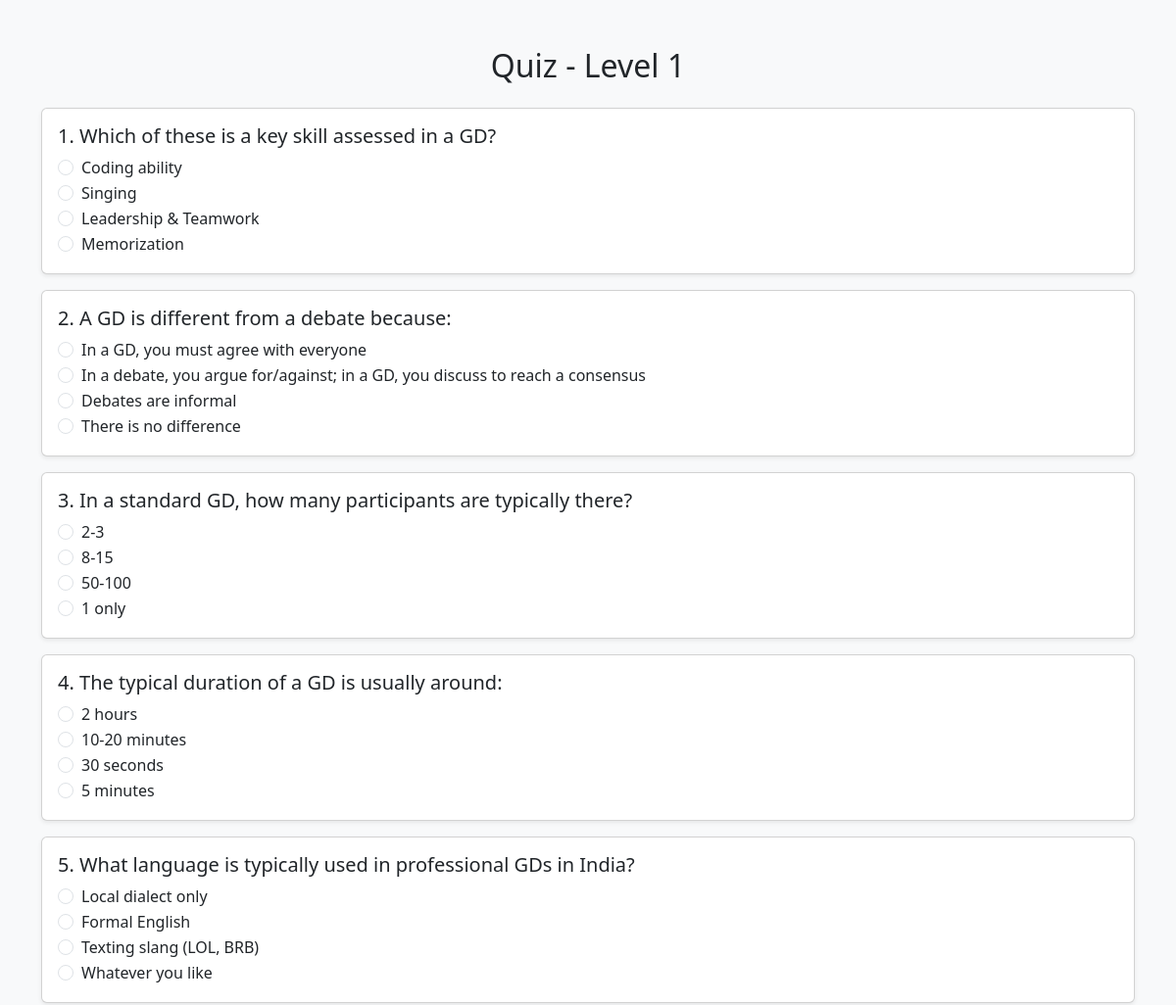
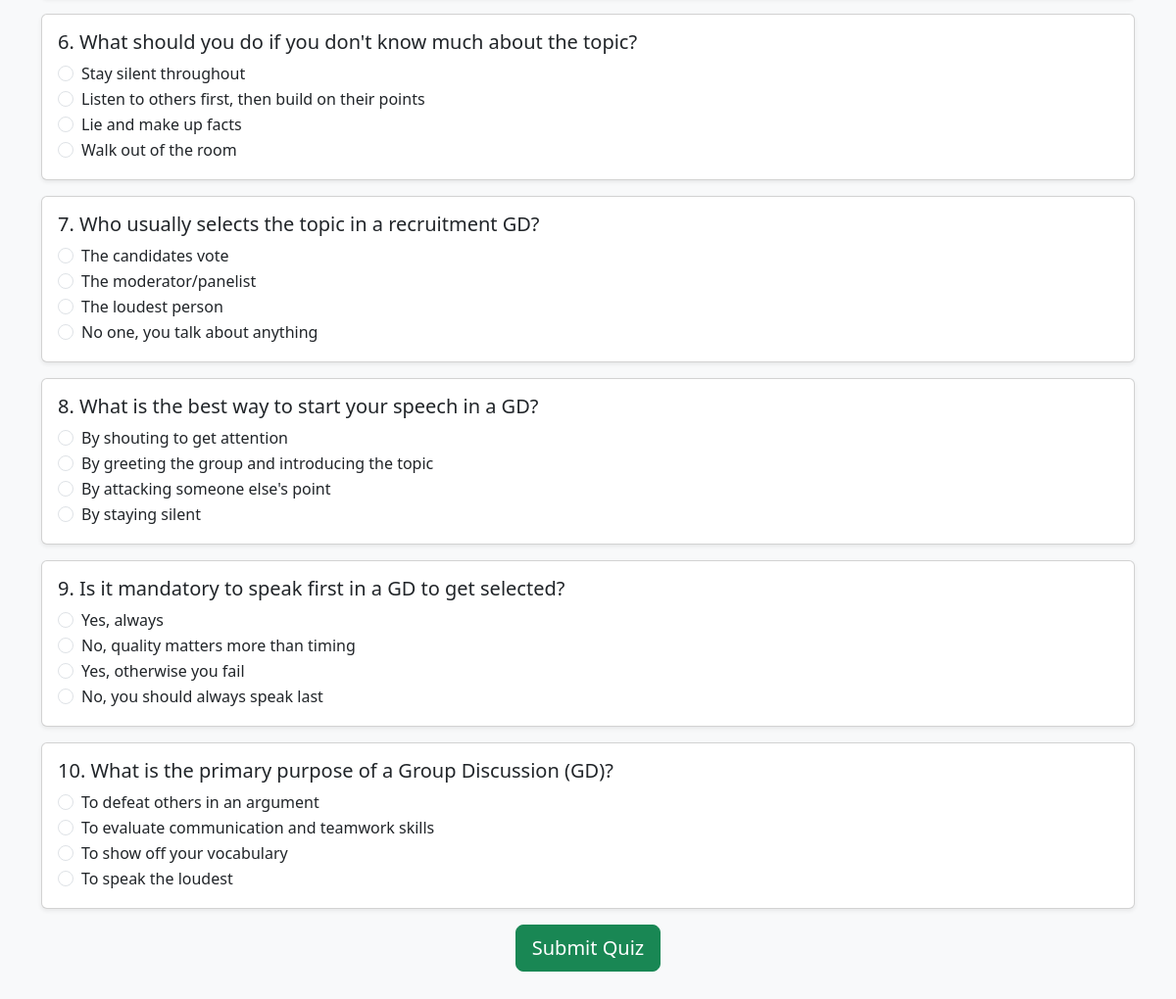
Page /take_quiz.php?level=1 (signed in) on the committed database (2 pictures, top to bottom).
### tables this page shows
CREATE TABLE `quiz_questions` (
  `id` int(11) NOT NULL,
  `level_id` int(11) NOT NULL,
  `question` text NOT NULL,
  `option_a` varchar(255) DEFAULT NULL,
  `option_b` varchar(255) DEFAULT NULL,
  `option_c` varchar(255) DEFAULT NULL,
  `option_d` varchar(255) DEFAULT NULL,
  `correct_option` char(1) DEFAULT NULL
);

### take_quiz.php (the view, shortened to what this page needs)
<?php
include "connection.php";
$level_id = intval($_GET['level']);
$q_sql = "SELECT * FROM quiz_questions WHERE level_id=$level_id ORDER BY RAND() LIMIT 10";
$q_res = mysqli_query($conn, $q_sql);
$questions = [];
while ($row = mysqli_fetch_assoc($q_res)) {
    $questions[] = $row;
}
?>
<!DOCTYPE html>
<html>
<head>
    <link href="https://cdn.jsdelivr.net/npm/bootstrap@5.3.0/dist/css/bootstrap.min.css" rel="stylesheet">
</head>
<body class="bg-light">
<div class="container my-5">
    <h2 class="text-center mb-4">Quiz - Level <?php echo $level_id; ?></h2>
    <form method="POST">
        <?php foreach ($questions as $index => $q) { ?>
            <div class="card mb-3 shadow-sm">
                <div class="card-body">
                    <h5><?php echo ($index+1) . ". " . htmlspecialchars($q['question']); ?></h5>
                    <?php foreach (['A','B','C','D'] as $opt) {
                        $field = 'option_' . strtolower($opt); ?>
                        <div class="form-check">
                            <input class="form-check-input" type="radio"
                                   name="answers[<?php echo $q['id']; ?>]"
                                   value="<?php echo $opt; ?>" id="q<?php echo $q['id'].$opt; ?>">
                            <label class="form-check-label" for="q<?php echo $q['id'].$opt; ?>">
                                <?php echo htmlspecialchars($q[$field]); ?>
                            </label>
                        </div>
                    <?php } ?>
                </div>
            </div>
        <?php } ?>
        <div class="text-center">
            <button type="submit" class="btn btn-success btn-lg">Submit Quiz</button>
        </div>
    </form>
</div>
</body>
</html>

### rows in the picture
quiz_questions: question "Which of these is a key skill assessed in a GD?", option_a "Coding ability", option_b "Singing", option_c "Leadership & Teamwork", option_d "Memorization"
quiz_questions: question "A GD is different from a debate because:", option_a "In a GD, you must agree with everyone", option_b "In a debate, you argue for/against; in a GD, you discuss to reach a consensus", option_c "Debates are informal", option_d "There is no difference"
quiz_questions: question "In a standard GD, how many participants are typically there?", option_a "2-3", option_b "8-15", option_c "50-100", option_d "1 only"
quiz_questions: question "The typical duration of a GD is usually around:", option_a "2 hours", option_b "10-20 minutes", option_c "30 seconds", option_d "5 minutes"
quiz_questions: question "What language is typically used in professional GDs in India?", option_a "Local dialect only", option_b "Formal English", option_c "Texting slang (LOL, BRB)", option_d "Whatever you like"
quiz_questions: question "What should you do if you don't know much about the topic?", option_a "Stay silent throughout", option_b "Listen to others first, then build on their points", option_c "Lie and make up facts", option_d "Walk out of the room"
quiz_questions: question "Who usually selects the topic in a recruitment GD?", option_a "The candidates vote", option_b "The moderator/panelist", option_c "The loudest person", option_d "No one, you talk about anything"
quiz_questions: question "What is the best way to start your speech in a GD?", option_a "By shouting to get attention", option_b "By greeting the group and introducing the topic", option_c "By attacking someone else's point", option_d "By staying silent"
quiz_questions: question "Is it mandatory to speak first in a GD to get selected?", option_a "Yes, always", option_b "No, quality matters more than timing", option_c "Yes, otherwise you fail", option_d "No, you should always speak last"
quiz_questions: question "What is the primary purpose of a Group Discussion (GD)?", option_a "To defeat others in an argument", option_b "To evaluate communication and teamwork skills", option_c "To show off your vocabulary", option_d "To speak the loudest"

### other values in the picture
$level_id "1"
